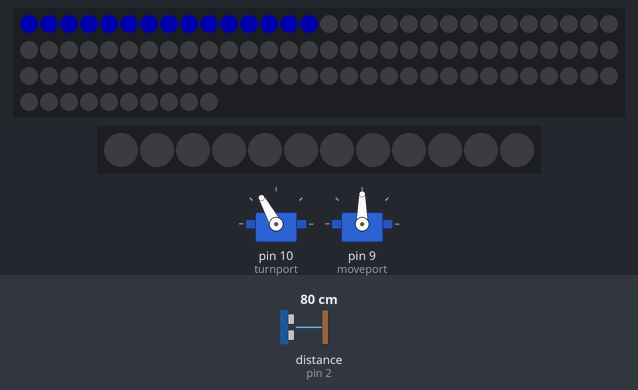
Recording of a sketch running on a simulated Arduino Uno, built with avr-gcc and run on an emulated ATmega328P. On the bench: 100 RGB LEDs in strip order, left to right, continuing on the next row, 12 RGB LEDs in strip order, left to right, 2 × servo. Wiring (inferred from the names in the program): ultrasonic range finder: trigger pin 3; echo pin 2. The inputs (shaded band) are chosen by the test bench; at power-on: distance to the obstacle (sensor on pin 2) 80 cm. The echo pulse lasts 58.3 µs per cm; dim RGB values are drawn brighter than linear; what the sketch prints to the serial monitor is not drawn.

Above: at 0.4 s.
At 1.1 s:
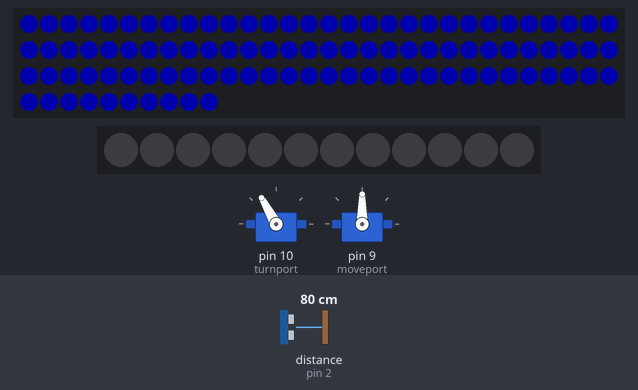

The sketch:

bravolikewoo13July2020.ino
```cpp
#include <Adafruit_NeoPixel.h>
#ifdef __AVR__
#include <avr/power.h> // Required for 16 MHz Adafruit Trinket
#endif
#define LED_STRIP_PIN    6
#define LED_WHEEL_PIN    7
// How many NeoPixels are attached to the Arduino?
#define LED_COUNT 100
Adafruit_NeoPixel strip(LED_COUNT, LED_STRIP_PIN, NEO_GRB + NEO_KHZ800);
Adafruit_NeoPixel wheel = Adafruit_NeoPixel(12, LED_WHEEL_PIN, NEO_GRB + NEO_KHZ800);
#include <Adafruit_Sensor.h>
int leftangle = 108;
int center = 119;
int rightangle = 139;
int TrueSpeed;
int Angle;
int moveport = 9;
int turnport = 10;
int movestate = 0;
int pin = 8;
const int trigPin = 3;
const int echoPin = 2;
long duration;
int distance;

#include <Servo.h>;

Servo turnmotor;
Servo movemotors;
void setup() {
  #if defined(__AVR_ATtiny85__) && (F_CPU == 16000000)
  clock_prescale_set(clock_div_1);
#endif
  // END of Trinket-specific code.

  strip.begin();           // INITIALIZE NeoPixel strip object (REQUIRED)
  strip.show();            // Turn OFF all pixels ASAP
  strip.setBrightness(50); // Set BRIGHTNESS to about 1/5 (max = 255)
  wheel.begin();
  wheel.setBrightness(50);
  wheel.show(); // Initialize all pixels to 'off'
  pinMode(trigPin, OUTPUT);
//  pinMode(pin, OUTPUT);
  pinMode(echoPin, INPUT);
  Serial.begin(9600);
  turnmotor.attach(turnport);
  movemotors.attach(moveport);
  turnmotor.write(center);


  bravo();
  //movemotors.write(90);
  //turnmotor.write(center);
}


void Forward() {
  TrueSpeed = 254;
  movemotors.write(110);
  delay(5);
}
void Backward() {
  TrueSpeed = 127;
  movemotors.write(70);
  delay(5);
}
void Stop() {

  TrueSpeed = 191;
  movemotors.write(90);
  delay(5);
}
void Left() {
  TrueSpeed = 254;
  movemotors.write(110);
  turnmotor.write(leftangle);
  delay(5);
  turnmotor.write(center);
  }
void Right() {
  TrueSpeed = 254;
  movemotors.write(110);
  turnmotor.write(rightangle);
  delay(5);
  turnmotor.write(center);
}
int sensor(){
  //digitalWrite(pin, HIGH);
  //clears trig pin
  digitalWrite(trigPin,LOW);
  delayMicroseconds(2);
  //sets the trigpin in high state for 10 micro seconds
  digitalWrite(trigPin,HIGH);
  delayMicroseconds(10);
  digitalWrite(trigPin, LOW);
  //reads the echopin, return the soundwave travel time in microsecond
  duration = pulseIn(echoPin, HIGH);
  //calculating the distance
  distance = duration*0.034/2;
  //delay(10);
  return distance;
}

int findSmallest() {
  sensor();
  int small = 500;
  for(int i = 0; i < 5; i++){
    int d = sensor();
    Serial.println("read sensor");
    if(d < small){
      small= d;
    }
    Serial.println(small);
    delay(10);
  }
  return small;
}
void loop() {
  //Serial.println(findMedian());
  //turnmotor.write(90);
}
void alpha() {

}

void bravo() {
  long startTime = millis();
  while (movestate==0){
  while(findSmallest()>150 && millis()<startTime + 21000){
Serial.println("move");
Backward();


  }
   while(findSmallest()<150 && millis()<startTime + 21000){
    Serial.println("stop");
Stop();
 colorWipeStrip(strip.Color(  0,   0, 255), 5); // Blue
    colorWipeWheel(wheel.Color(  0,   0, 255), 5); // Blue
  }

  if( millis()>startTime + 21000){
    Serial.println("end");
    movestate=1;
    }


}
}
void colorWipeStrip(uint32_t color, int wait) {
  for (int i = 0; i < strip.numPixels(); i++) { // For each pixel in strip...
    strip.setPixelColor(i, color);         //  Set pixel's color (in RAM)
    strip.show();                          //  Update strip to match
    delay(wait);                           //  Pause for a moment
  }
}
void colorWipeWheel(uint32_t c, uint8_t wait) {
  for(uint16_t i=0; i<strip.numPixels(); i++) {
    strip.setPixelColor(i, c);
    strip.show();
    delay(wait);
  }
}
```
